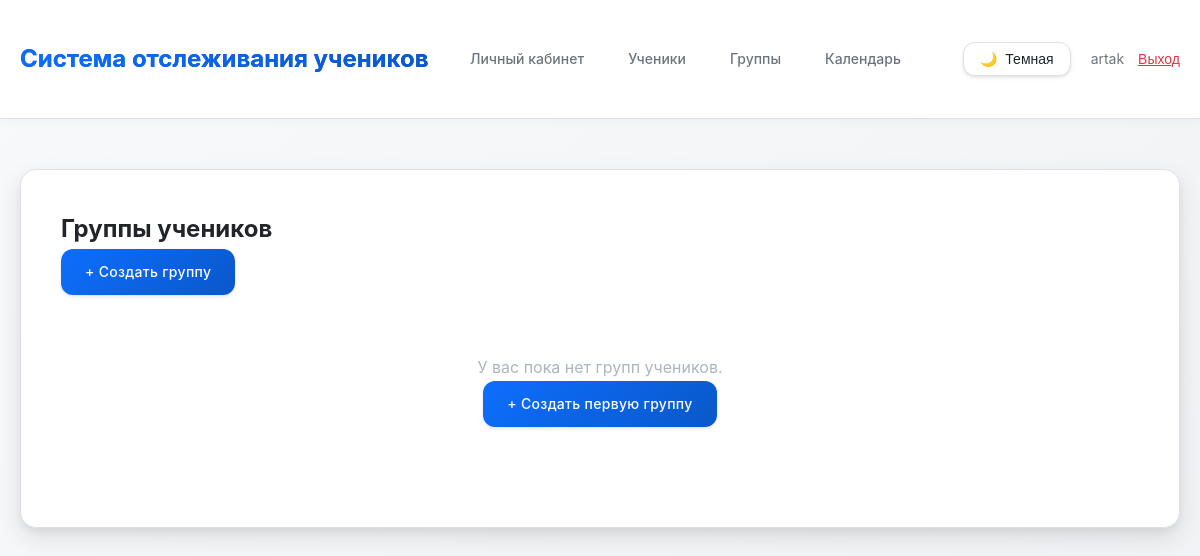
/groups/ (signed in), run on an earlier commit of the app's database.
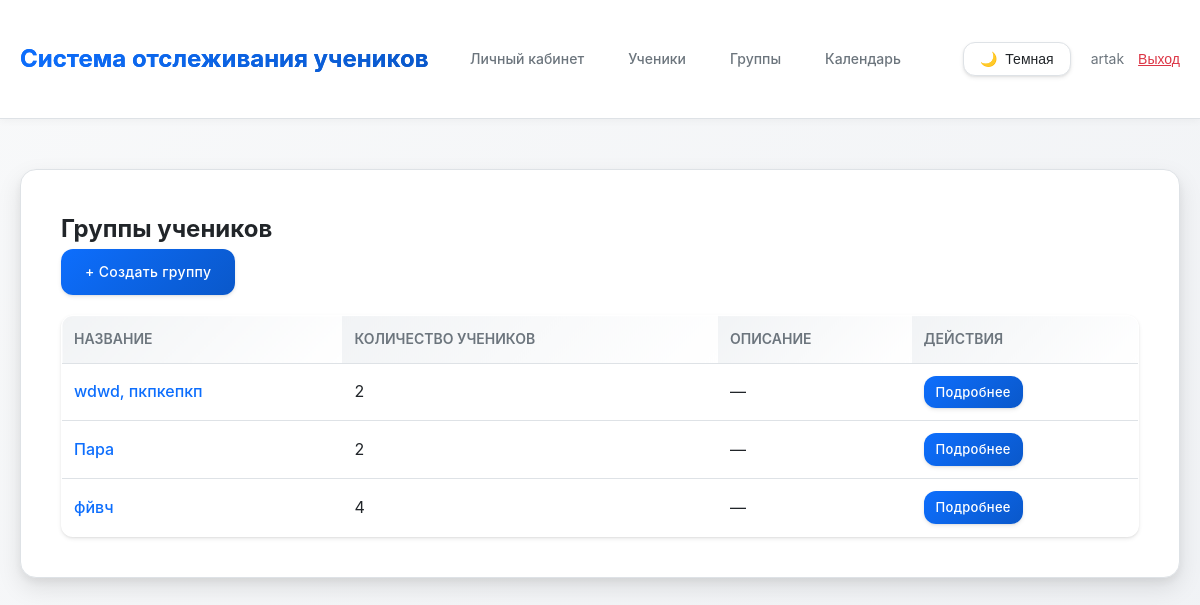
And on a later commit of the database.
### main/models.py (models this page shows, shortened)
class StudentGroup(models.Model):
    tutor = models.ForeignKey(Tutor, on_delete=models.CASCADE, related_name='groups', verbose_name='Репетитор')
    name = models.CharField(max_length=200, verbose_name='Название группы')
    description = models.TextField(blank=True, verbose_name='Описание')
    created_at = models.DateTimeField(auto_now_add=True, verbose_name='Дата создания')
    updated_at = models.DateTimeField(auto_now=True, verbose_name='Дата обновления')
    is_active = models.BooleanField(default=True, verbose_name='Активна')
    class Meta:
        verbose_name = 'Группа учеников'
        verbose_name_plural = 'Группы учеников'
        ordering = ['name']
    def get_students_count(self):
        return self.students.filter(is_active=True).count()

### main/views.py (the view)
# urls.py: path('groups/', views.group_list, name='group_list'),
@login_required
def group_list(request):
    tutor = get_tutor(request)
    if not tutor:
        messages.error(request, 'Профиль репетитора не найден.')
        return redirect('dashboard')
    groups = StudentGroup.objects.filter(tutor=tutor, is_active=True)
    return render(request, 'main/group_list.html', {'groups': groups})

### main/views.py (called while the page is built)
def get_tutor(request):
    if request.user.is_authenticated:
        try:
            return request.user.tutor
        except Tutor.DoesNotExist:
            return None
    return None

### main/templates/main/group_list.html (shortened to what this page needs)
{% extends 'main/base.html' %}
{% block content %}
<div class="page-header">
    <h2>Группы учеников</h2>
    <a href="{% url 'group_create' %}" class="btn">+ Создать группу</a>
</div>
{% if groups %}
    <table>
        <thead>
            <tr>
                <th>Название</th>
                <th>Количество учеников</th>
                <th>Описание</th>
                <th>Действия</th>
            </tr>
        </thead>
        <tbody>
            {% for group in groups %}
            <tr>
                <td>
                    <a href="{% url 'group_detail' group.pk %}" style="font-weight: 500;">{{ group.name }}</a>
                </td>
                <td>{{ group.get_students_count }}</td>
                <td>{{ group.description|truncatewords:10|default:"—" }}</td>
                <td>
                    <a href="{% url 'group_detail' group.pk %}" class="btn btn-sm" style="padding: 6px 12px; font-size: 13px;">Подробнее</a>
                </td>
            </tr>
            {% endfor %}
        </tbody>
    </table>
{% else %}
    <div class="empty-state">
        <p>У вас пока нет групп учеников.</p>
        <a href="{% url 'group_create' %}" class="btn">+ Создать первую группу</a>
    </div>
{% endif %}
{% endblock %}

What changed in the data, as far as the page shows it:
added StudentGroup: name "wdwd, пкпкепкп", get_students_count "2", description "—"
added StudentGroup: name "Пара", get_students_count "2", description "—"
added StudentGroup: name "фйвч", get_students_count "4", description "—"
Also different on the page:
text no longer shown: "У вас пока нет групп учеников. + Создать первую группу"
text now shown: "НАЗВАНИЕ КОЛИЧЕСТВО УЧЕНИКОВ ОПИСАНИЕ ДЕЙСТВИЯ"
